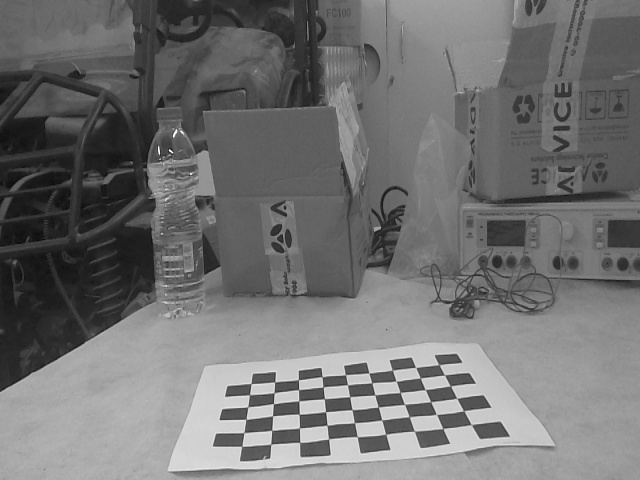
#> input picture UnrelatedStuff/images/cheesboard_10.jpg, 640 x 480 px
$ python -i cvgames.py   (imports and definitions only)   (older library calls are emulated)
#> lines starting #> are read from the running program, lines starting #| are printed output that depends on the picture; after the words box and inside, x2 and y2 are one past the last pixel; in counts of white or black regions, pixels touching at a corner belong together
#> further down, picture is the input picture: shape (480, 640, 3); min 7, max 255, mean 113.6
import cv2
import numpy as np
import time
import math
import matplotlib.pyplot as plt


class LaneDetector(object):

    def __init__(self):
        self.rho = 0.8
        self.theta = np.pi / 180
        self.threshold = 25  # 15
        self.min_line_len = 5 # 10
        self.max_line_gap = 10 # 20
        self.img = None
        self.out_img = None
        self.per_img = None

        self.running = True
        time.sleep(2)

    # [60 lines left out: functions update, run_threaded, not called in this run]

    def remove_noise(self, image, kernel_size = 5):
        """Applies a Gaussian Noise kernel"""
        return cv2.GaussianBlur(image, (kernel_size, kernel_size), 0)

    def grayscale(self, image):
        return cv2.cvtColor(image, cv2.COLOR_BGR2GRAY)

    def canny(self, image, low_threshold, high_threshold):
        """Applies the Canny transform"""
        return cv2.Canny(image, low_threshold, high_threshold)

    # [140 lines left out: functions draw_lines, draw_rectangle, region_of_interest, hough_lines, combine, slope and 6 more, not called in this run]

    def thresh_mask(self,img, thresh, val=0.1):
        flt_img = np.zeros_like(img, dtype=float)
        flt_img[(img > thresh[0]) & (img <= thresh[1])] = val
        return flt_img

    def sobel_masks(self,img):
        # construct the Sobel x-axis kernel - diagonal right
        sobelDR = np.array((
            [-1, -1, 0, 0, 1],
            [-2, -1, 0, 0, 2],
            [-2, -1, 0, 0, 2],
            [-1, 0, 0, 0, 2],
            [-1, 0, 0, 1, 1]), dtype="int")

        sobelDL = np.fliplr(sobelDR)

        gray = cv2.cvtColor(img, cv2.COLOR_BGR2GRAY)
        diagR = cv2.filter2D(gray, -1, sobelDR)
        diagL = cv2.filter2D(gray, -1, sobelDL)

        thresh = (50, 255)
        diagRth = self.thresh_mask(diagR, thresh, val=0.05)

        thresh = (50, 255)
        diagLth = self.thresh_mask(diagL, thresh, val=0.05)

        return diagRth, diagLth

    def combine_masks(self,S, U, V, R, G, B, DR, DL, thresh=0.1):
        combined = np.zeros_like(S, dtype=np.uint8)
        # combined[(S == 1) | (U == 1) | (R == 1) | (G == 1) | (B == 1)] = 1
        combined[(S + U + R + G + B + DR + DL) > thresh] = 1
        return combined

    # [26 lines left out: function make_mask, not called in this run]

    def color_thresold(self,img):
        hls = cv2.cvtColor(img, cv2.COLOR_BGR2HLS)
#> hls: shape (480, 640, 3); mean of channels 0, 1, 2 0, 113.6, 0
        H, L, S = cv2.split(hls)
#> H: shape (480, 640); every value is 0

        thresh = (150, 255)
        S = self.thresh_mask(S, thresh)
#> S: shape (480, 640) float64; every value is 0

        rgb = cv2.cvtColor(img, cv2.COLOR_BGR2RGB)
        R, G, B = cv2.split(rgb)

        thresh = (200, 255)
        R = self.thresh_mask(R, thresh)
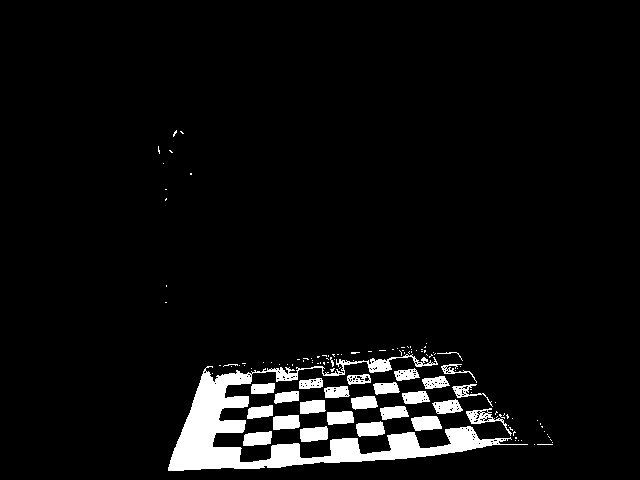
#> R: shape (480, 640) float64; values 0 (black) and 0.1 (white), 5.3% white; 123 white regions (98 under 20 px), largest, box (x1, y1, x2, y2) and area: (168, 354, 528, 471) 9605, (300, 426, 328, 442) 372, (411, 416, 442, 431) 371

        thresh = (200, 255)
        G = self.thresh_mask(G, thresh)

        thresh = (220, 255)
        B = self.thresh_mask(B, thresh)
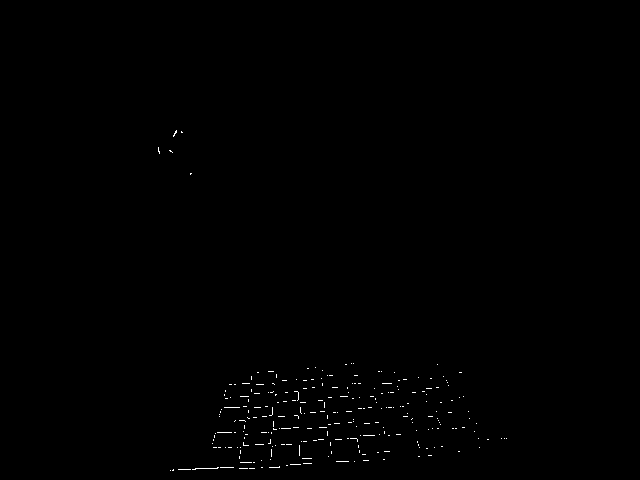
#> B: shape (480, 640) float64; values 0 (black) and 0.1 (white), 0.3% white in thin lines or dots, all inside (x1, y1, x2, y2) = (158, 130, 507, 471)

        yuv = cv2.cvtColor(img, cv2.COLOR_BGR2YUV)
#> yuv: shape (480, 640, 3); mean of channels 0, 1, 2 113.6, 128, 128
        Y, U, V = cv2.split(yuv)
#> U: shape (480, 640); every value is 128

        thresh = (50, 100)
        U = self.thresh_mask(U, thresh)

        thresh = (150, 255)
        V = self.thresh_mask(V, thresh)

        DR, DL = self.sobel_masks(img)
#> in sobel_masks, `diagR = cv2.filter2D(gray, -1, sobelDR)`:
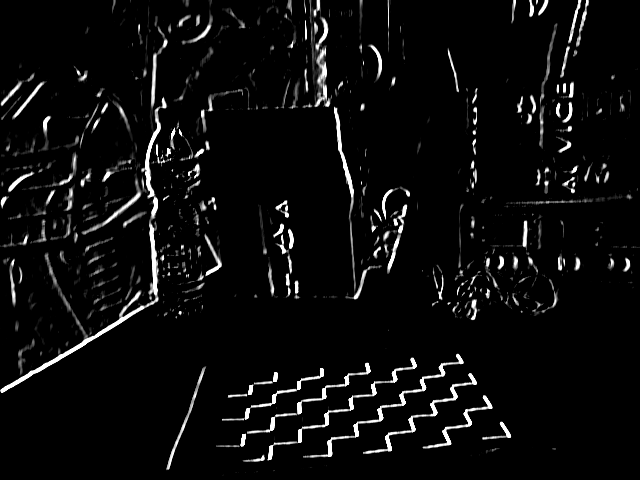
#> diagR: shape (480, 640); min 0, max 255, mean 12.2
#> in sobel_masks, `diagL = cv2.filter2D(gray, -1, sobelDL)`:
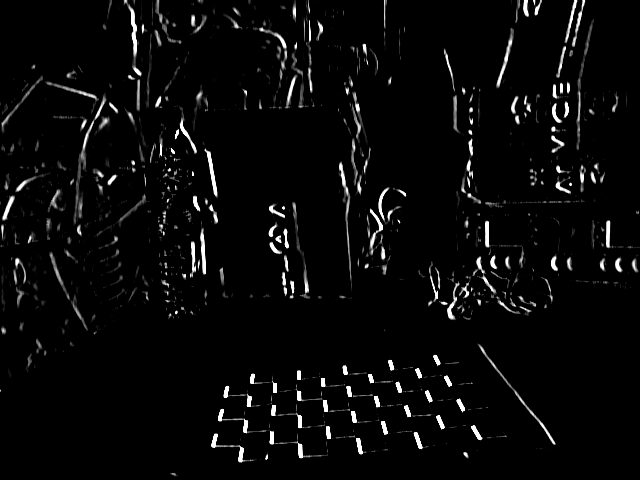
#> diagL: shape (480, 640); min 0, max 255, mean 9.3
#> in sobel_masks, `diagRth = self.thresh_mask(diagR, thresh, val=0.05)`:
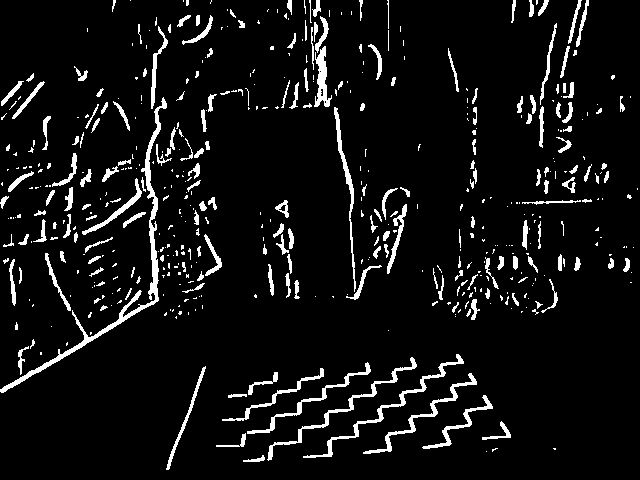
#> diagRth: shape (480, 640) float64; values 0 (black) and 0.05 (white), 6.9% white; 513 white regions (315 under 20 px), largest, box (x1, y1, x2, y2) and area: (0, 97, 167, 393) 2107, (303, 354, 464, 458) 829, (267, 357, 417, 461) 761
#> in sobel_masks, `diagLth = self.thresh_mask(diagL, thresh, val=0.05)`:
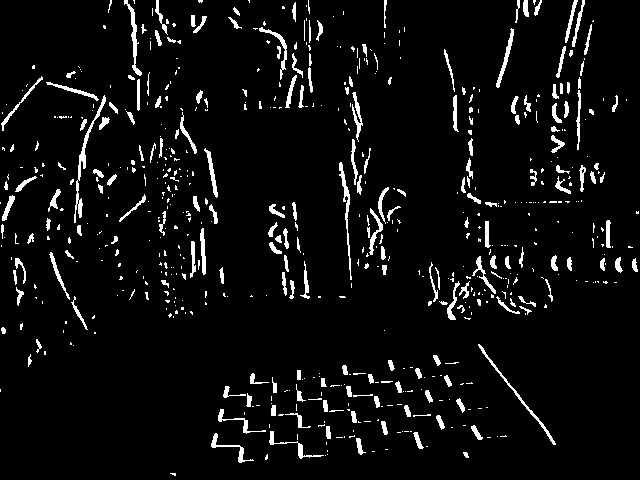
#> diagLth: shape (480, 640) float64; values 0 (black) and 0.05 (white), 5.5% white; 646 white regions (440 under 20 px), largest, box (x1, y1, x2, y2) and area: (74, 95, 106, 223) 476, (478, 344, 556, 445) 332, (339, 162, 352, 280) 330

        return self.combine_masks(S, U, V, R, G, B, DL, DR)

    # [208 lines left out: functions apply_mask, dir_threshold, mag_thresh, bin_thresh_img, walk_lines, update_walk_lines and 3 more, not called in this run]

>>> import cv2
>>> picture = cv2.imread('../../UnrelatedStuff/images/cheesboard_10.jpg')
>>> result = LaneDetector().color_thresold(picture)
